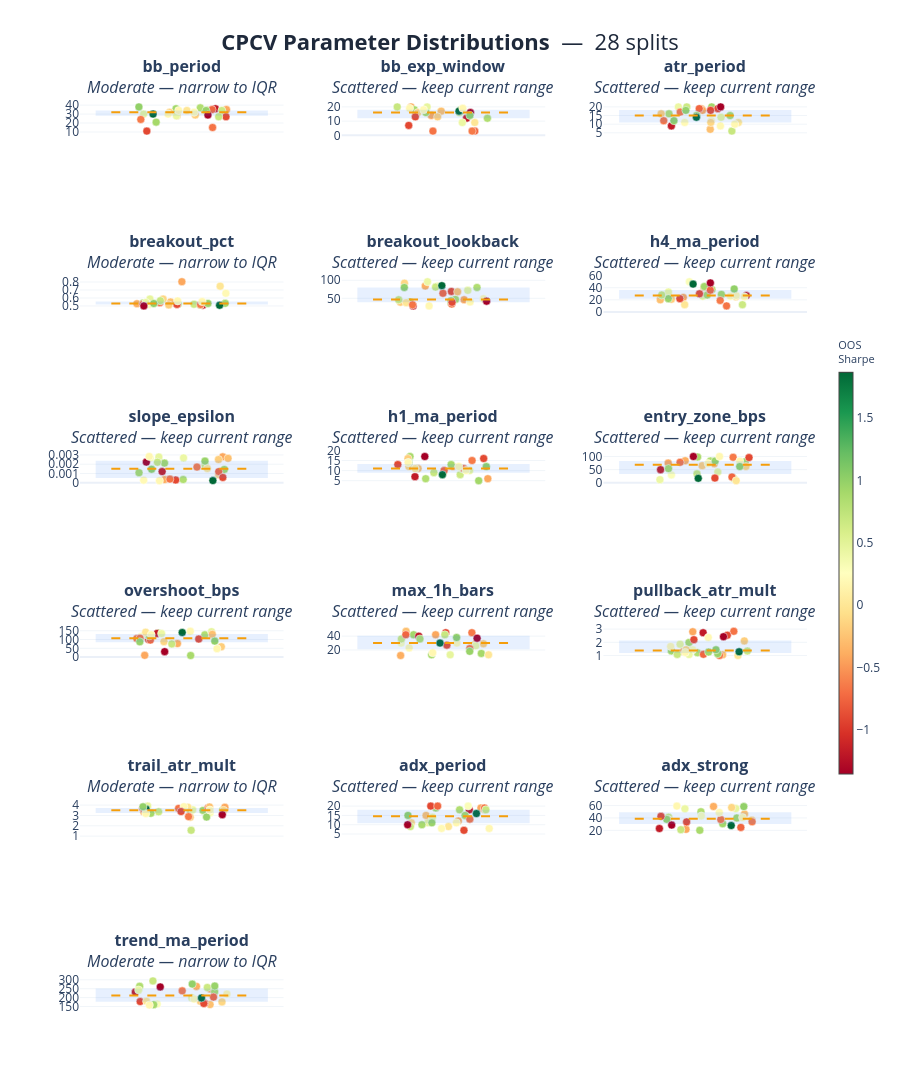

The code cell stored with this chart in its notebook:
### Markdown cell above
### Parameter Distributions

One subplot per free parameter. Each dot is one split's best value, jittered horizontally
and **coloured by that split's OOS Sharpe** (red = low, green = high).

- **IQR band** (shaded blue) — the middle 50% of optimised values across splits.
- **Median line** (amber dashed) — the central tendency.
- **Subplot subtitle** — CV verdict (Stable / Moderate / Scattered) and recommended action.

### Code cell
plot_parameter_distributions(results, analysis=analysis);

### Figure 1 — Plotly figure (JSON) as saved in the notebook; plotly's stock layout.template omitted (floating-point values rounded to 4 significant figures)
{"data": [{"hovertemplate": "<b>bb_period</b><br>Value: %{y:.4g}<br>OOS Sharpe: %{marker.color:.2f}<extra></extra>", "marker": {"cmax": 1.868, "cmin": -1.354, "color": [-0.3842, 0.9165, -1.171, 0.8334, 0.4594, -0.4187, 0.2955, 0.8795, -0.904, -0.2704, -0.1211, 0.6633, -0.181, -0.7446, 0.4214, 0.8999, 0.0, -0.6466, -0.6732, 0.1969, 0.9666, 0.1764, -0.8946, 0.6891, -1.354, 1.868, 0.1717, 1.004], "colorbar": {"len": 0.5, "thickness": 14, "title": {"font": {"size": 11}, "text": "OOS<br>Sharpe"}, "x": 1.03}, "colorscale": [[0, "rgb(165,0,38)"], [0.1, "rgb(215,48,39)"], [0.2, "rgb(244,109,67)"], [0.3, "rgb(253,174,97)"], [0.4, "rgb(254,224,139)"], [0.5, "rgb(255,255,191)"], [0.6, "rgb(217,239,139)"], [0.7, "rgb(166,217,106)"], [0.8, "rgb(102,189,99)"], [0.9, "rgb(26,152,80)"], [1, "rgb(0,104,55)"]], "line": {"color": "white", "width": 0.5}, "showscale": true, "size": 8}, "mode": "markers", "showlegend": false, "type": "scatter", "x": [0.1644, -0.03667, 0.2152, 0.1184, -0.2435, 0.2854, 0.1567, 0.1716, -0.2231, -0.02977, -0.07752, 0.2561, 0.08632, 0.1937, -0.03395, -0.1637, 0.03275, -0.2617, 0.1966, 0.079, 0.1549, -0.08728, 0.2824, 0.2359, 0.167, -0.1832, -0.01997, -0.2737], "xaxis": "x", "y": [34.0, 36.0, 36.0, 37.0, 30.0, 35.0, 32.0, 34.0, 11.0, 28.0, 32.0, 34.0, 29.0, 35.0, 28.0, 21.0, 34.0, 24.0, 15.0, 32.0, 34.0, 30.0, 27.0, 27.0, 29.0, 30.0, 34.0, 38.0], "yaxis": "y"}, {"hovertemplate": "<b>bb_exp_window</b><br>Value: %{y:.4g}<br>OOS Sharpe: %{marker.color:.2f}<extra></extra>", "marker": {"cmax": 1.868, "cmin": -1.354, "color": [-0.3842, 0.9165, -1.171, 0.8334, 0.4594, -0.4187, 0.2955, 0.8795, -0.904, -0.2704, -0.1211, 0.6633, -0.181, -0.7446, 0.4214, 0.8999, 0.0, -0.6466, -0.6732, 0.1969, 0.9666, 0.1764, -0.8946, 0.6891, -1.354, 1.868, 0.1717, 1.004], "colorscale": [[0, "rgb(165,0,38)"], [0.1, "rgb(215,48,39)"], [0.2, "rgb(244,109,67)"], [0.3, "rgb(253,174,97)"], [0.4, "rgb(254,224,139)"], [0.5, "rgb(255,255,191)"], [0.6, "rgb(217,239,139)"], [0.7, "rgb(166,217,106)"], [0.8, "rgb(102,189,99)"], [0.9, "rgb(26,152,80)"], [1, "rgb(0,104,55)"]], "line": {"color": "white", "width": 0.5}, "showscale": false, "size": 8}, "mode": "markers", "showlegend": false, "type": "scatter", "x": [-0.2074, 0.1098, 0.1469, 0.2805, -0.1045, -0.07772, -0.01827, -0.1863, -0.222, -0.01458, -0.1639, 0.1019, -0.03771, 0.1996, 0.1202, -0.1126, 0.1994, 0.1829, -0.06751, -0.127, 0.1095, -0.2161, -0.1801, -0.2956, 0.1722, 0.09891, 0.1231, 0.1684], "xaxis": "x2", "y": [20.0, 18.0, 12.0, 12.0, 20.0, 14.0, 17.0, 18.0, 7.0, 17.0, 16.0, 16.0, 13.0, 3.0, 9.0, 16.0, 9.0, 3.0, 3.0, 18.0, 17.0, 19.0, 13.0, 20.0, 16.0, 17.0, 19.0, 14.0], "yaxis": "y2"}, {"hovertemplate": "<b>atr_period</b><br>Value: %{y:.4g}<br>OOS Sharpe: %{marker.color:.2f}<extra></extra>", "marker": {"cmax": 1.868, "cmin": -1.354, "color": [-0.3842, 0.9165, -1.171, 0.8334, 0.4594, -0.4187, 0.2955, 0.8795, -0.904, -0.2704, -0.1211, 0.6633, -0.181, -0.7446, 0.4214, 0.8999, 0.0, -0.6466, -0.6732, 0.1969, 0.9666, 0.1764, -0.8946, 0.6891, -1.354, 1.868, 0.1717, 1.004], "colorscale": [[0, "rgb(165,0,38)"], [0.1, "rgb(215,48,39)"], [0.2, "rgb(244,109,67)"], [0.3, "rgb(253,174,97)"], [0.4, "rgb(254,224,139)"], [0.5, "rgb(255,255,191)"], [0.6, "rgb(217,239,139)"], [0.7, "rgb(166,217,106)"], [0.8, "rgb(102,189,99)"], [0.9, "rgb(26,152,80)"], [1, "rgb(0,104,55)"]], "line": {"color": "white", "width": 0.5}, "showscale": false, "size": 8}, "mode": "markers", "showlegend": false, "type": "scatter", "x": [-0.02465, 0.04124, -0.2161, -0.2313, 0.101, -0.01734, 0.03914, 0.159, 0.08083, 0.03215, 0.03552, -0.1176, -0.2815, -0.03797, -0.1712, -0.05488, 0.212, -0.1596, -0.265, -0.1312, -0.1238, 0.09715, 0.03422, 0.1703, 0.09859, -0.05617, 0.1884, -0.1998], "xaxis": "x3", "y": [19.0, 20.0, 9.0, 16.0, 14.0, 18.0, 12.0, 15.0, 19.0, 7.0, 11.0, 20.0, 16.0, 19.0, 20.0, 15.0, 11.0, 17.0, 12.0, 11.0, 18.0, 9.0, 18.0, 6.0, 20.0, 14.0, 10.0, 12.0], "yaxis": "y3"}, {"hovertemplate": "<b>breakout_pct</b><br>Value: %{y:.4g}<br>OOS Sharpe: %{marker.color:.2f}<extra></extra>", "marker": {"cmax": 1.868, "cmin": -1.354, "color": [-0.3842, 0.9165, -1.171, 0.8334, 0.4594, -0.4187, 0.2955, 0.8795, -0.904, -0.2704, -0.1211, 0.6633, -0.181, -0.7446, 0.4214, 0.8999, 0.0, -0.6466, -0.6732, 0.1969, 0.9666, 0.1764, -0.8946, 0.6891, -1.354, 1.868, 0.1717, 1.004], "colorscale": [[0, "rgb(165,0,38)"], [0.1, "rgb(215,48,39)"], [0.2, "rgb(244,109,67)"], [0.3, "rgb(253,174,97)"], [0.4, "rgb(254,224,139)"], [0.5, "rgb(255,255,191)"], [0.6, "rgb(217,239,139)"], [0.7, "rgb(166,217,106)"], [0.8, "rgb(102,189,99)"], [0.9, "rgb(26,152,80)"], [1, "rgb(0,104,55)"]], "line": {"color": "white", "width": 0.5}, "showscale": false, "size": 8}, "mode": "markers", "showlegend": false, "type": "scatter", "x": [-0.2864, -0.246, 0.1334, -0.02287, -0.2032, 0.0006269, -0.2086, 0.1178, -0.03231, -0.07139, -0.1191, 0.07817, -0.08291, -0.2474, -0.2292, 0.2771, 0.2451, 0.1198, -0.1405, 0.2815, 0.1673, 0.1301, -0.03038, -0.1367, -0.2422, 0.2416, -0.02653, -0.1786], "xaxis": "x4", "y": [0.5281, 0.5385, 0.5096, 0.5254, 0.5865, 0.804, 0.5194, 0.5109, 0.5254, 0.5499, 0.5866, 0.5219, 0.5134, 0.522, 0.5441, 0.5326, 0.7479, 0.5174, 0.5411, 0.6586, 0.5313, 0.5549, 0.519, 0.5656, 0.5008, 0.5089, 0.5629, 0.5303], "yaxis": "y4"}, {"hovertemplate": "<b>breakout_lookback</b><br>Value: %{y:.4g}<br>OOS Sharpe: %{marker.color:.2f}<extra></extra>", "marker": {"cmax": 1.868, "cmin": -1.354, "color": [-0.3842, 0.9165, -1.171, 0.8334, 0.4594, -0.4187, 0.2955, 0.8795, -0.904, -0.2704, -0.1211, 0.6633, -0.181, -0.7446, 0.4214, 0.8999, 0.0, -0.6466, -0.6732, 0.1969, 0.9666, 0.1764, -0.8946, 0.6891, -1.354, 1.868, 0.1717, 1.004], "colorscale": [[0, "rgb(165,0,38)"], [0.1, "rgb(215,48,39)"], [0.2, "rgb(244,109,67)"], [0.3, "rgb(253,174,97)"], [0.4, "rgb(254,224,139)"], [0.5, "rgb(255,255,191)"], [0.6, "rgb(217,239,139)"], [0.7, "rgb(166,217,106)"], [0.8, "rgb(102,189,99)"], [0.9, "rgb(26,152,80)"], [1, "rgb(0,104,55)"]], "line": {"color": "white", "width": 0.5}, "showscale": false, "size": 8}, "mode": "markers", "showlegend": false, "type": "scatter", "x": [-0.1164, 0.04753, -0.1939, 0.214, 0.1551, 0.1317, -0.04074, 0.07639, 0.05046, 0.08991, -0.2493, -0.05052, -0.275, -0.003606, -0.1021, -0.2133, -0.238, 0.05259, -0.1976, 0.2551, 0.04864, -0.09188, 0.05455, -0.2863, 0.2751, -0.01062, 0.1696, -0.2504], "xaxis": "x5", "y": [84.0, 37.0, 29.0, 80.0, 72.0, 46.0, 84.0, 47.0, 69.0, 68.0, 92.0, 81.0, 39.0, 64.0, 96.0, 40.0, 38.0, 34.0, 32.0, 49.0, 43.0, 29.0, 39.0, 46.0, 42.0, 85.0, 40.0, 80.0], "yaxis": "y5"}, {"hovertemplate": "<b>h4_ma_period</b><br>Value: %{y:.4g}<br>OOS Sharpe: %{marker.color:.2f}<extra></extra>", "marker": {"cmax": 1.868, "cmin": -1.354, "color": [-0.3842, 0.9165, -1.171, 0.8334, 0.4594, -0.4187, 0.2955, 0.8795, -0.904, -0.2704, -0.1211, 0.6633, -0.181, -0.7446, 0.4214, 0.8999, 0.0, -0.6466, -0.6732, 0.1969, 0.9666, 0.1764, -0.8946, 0.6891, -1.354, 1.868, 0.1717, 1.004], "colorscale": [[0, "rgb(165,0,38)"], [0.1, "rgb(215,48,39)"], [0.2, "rgb(244,109,67)"], [0.3, "rgb(253,174,97)"], [0.4, "rgb(254,224,139)"], [0.5, "rgb(255,255,191)"], [0.6, "rgb(217,239,139)"], [0.7, "rgb(166,217,106)"], [0.8, "rgb(102,189,99)"], [0.9, "rgb(26,152,80)"], [1, "rgb(0,104,55)"]], "line": {"color": "white", "width": 0.5}, "showscale": false, "size": 8}, "mode": "markers", "showlegend": false, "type": "scatter", "x": [-0.008005, -0.005576, 0.2627, 0.04304, -0.01591, -0.1398, -0.1011, 0.0124, -0.03665, -0.287, 0.1958, 0.2377, -0.2159, 0.03242, -0.2349, 0.1033, -0.1313, 0.09565, 0.1362, 0.1612, -0.2354, 0.2496, -0.1619, -0.2776, 0.03291, -0.07745, 0.1979, 0.185], "xaxis": "x6", "y": [41.0, 42.0, 27.0, 37.0, 26.0, 24.0, 50.0, 28.0, 30.0, 20.0, 25.0, 12.0, 21.0, 36.0, 33.0, 29.0, 12.0, 19.0, 10.0, 26.0, 22.0, 25.0, 22.0, 28.0, 48.0, 46.0, 27.0, 38.0], "yaxis": "y6"}, {"hovertemplate": "<b>slope_epsilon</b><br>Value: %{y:.4g}<br>OOS Sharpe: %{marker.color:.2f}<extra></extra>", "marker": {"cmax": 1.868, "cmin": -1.354, "color": [-0.3842, 0.9165, -1.171, 0.8334, 0.4594, -0.4187, 0.2955, 0.8795, -0.904, -0.2704, -0.1211, 0.6633, -0.181, -0.7446, 0.4214, 0.8999, 0.0, -0.6466, -0.6732, 0.1969, 0.9666, 0.1764, -0.8946, 0.6891, -1.354, 1.868, 0.1717, 1.004], "colorscale": [[0, "rgb(165,0,38)"], [0.1, "rgb(215,48,39)"], [0.2, "rgb(244,109,67)"], [0.3, "rgb(253,174,97)"], [0.4, "rgb(254,224,139)"], [0.5, "rgb(255,255,191)"], [0.6, "rgb(217,239,139)"], [0.7, "rgb(166,217,106)"], [0.8, "rgb(102,189,99)"], [0.9, "rgb(26,152,80)"], [1, "rgb(0,104,55)"]], "line": {"color": "white", "width": 0.5}, "showscale": false, "size": 8}, "mode": "markers", "showlegend": false, "type": "scatter", "x": [-0.1097, 0.2717, -0.1254, 0.009034, -0.1464, 0.2616, -0.2012, -0.2731, -0.03894, 0.2954, 0.235, 0.1492, 0.2345, 0.2361, 0.01132, -0.1104, 0.1632, 0.097, -0.07581, -0.2433, 0.1481, -0.1425, 0.2621, -0.1554, -0.2263, 0.1987, -0.208, -0.1924], "xaxis": "x7", "y": [0.0003431, 0.001438, 0.001204, 0.0003474, 0.002776, 0.002797, 0.002659, 0.001083, 0.0003019, 0.002636, 0.0008653, 0.001914, 0.002506, 0.0012, 0.002682, 0.002122, 0.001543, 0.001694, 0.0003925, 0.0002807, 0.002336, 0.0002215, 0.0005706, 0.002219, 0.002227, 0.0002338, 0.002834, 0.001459], "yaxis": "y7"}, {"hovertemplate": "<b>h1_ma_period</b><br>Value: %{y:.4g}<br>OOS Sharpe: %{marker.color:.2f}<extra></extra>", "marker": {"cmax": 1.868, "cmin": -1.354, "color": [-0.3842, 0.9165, -1.171, 0.8334, 0.4594, -0.4187, 0.2955, 0.8795, -0.904, -0.2704, -0.1211, 0.6633, -0.181, -0.7446, 0.4214, 0.8999, 0.0, -0.6466, -0.6732, 0.1969, 0.9666, 0.1764, -0.8946, 0.6891, -1.354, 1.868, 0.1717, 1.004], "colorscale": [[0, "rgb(165,0,38)"], [0.1, "rgb(215,48,39)"], [0.2, "rgb(244,109,67)"], [0.3, "rgb(253,174,97)"], [0.4, "rgb(254,224,139)"], [0.5, "rgb(255,255,191)"], [0.6, "rgb(217,239,139)"], [0.7, "rgb(166,217,106)"], [0.8, "rgb(102,189,99)"], [0.9, "rgb(26,152,80)"], [1, "rgb(0,104,55)"]], "line": {"color": "white", "width": 0.5}, "showscale": false, "size": 8}, "mode": "markers", "showlegend": false, "type": "scatter", "x": [0.05963, 0.2247, -0.1821, -0.1138, 0.1664, 0.2831, 0.0004447, -0.2137, -0.2916, -0.1622, -0.2209, 0.1066, -0.2269, 0.003798, 0.1166, 0.04867, -0.1801, 0.1825, 0.1292, 0.1434, -0.2214, -0.2257, 0.2565, -0.06145, -0.1194, -0.00685, 0.09772, 0.2734], "xaxis": "x8", "y": [12.0, 5.0, 7.0, 6.0, 10.0, 6.0, 9.0, 17.0, 13.0, 11.0, 12.0, 8.0, 16.0, 10.0, 11.0, 13.0, 11.0, 15.0, 11.0, 10.0, 14.0, 14.0, 16.0, 9.0, 17.0, 8.0, 12.0, 12.0], "yaxis": "y8"}, {"hovertemplate": "<b>entry_zone_bps</b><br>Value: %{y:.4g}<br>OOS Sharpe: %{marker.color:.2f}<extra></extra>", "marker": {"cmax": 1.868, "cmin": -1.354, "color": [-0.3842, 0.9165, -1.171, 0.8334, 0.4594, -0.4187, 0.2955, 0.8795, -0.904, -0.2704, -0.1211, 0.6633, -0.181, -0.7446, 0.4214, 0.8999, 0.0, -0.6466, -0.6732, 0.1969, 0.9666, 0.1764, -0.8946, 0.6891, -1.354, 1.868, 0.1717, 1.004], "colorscale": [[0, "rgb(165,0,38)"], [0.1, "rgb(215,48,39)"], [0.2, "rgb(244,109,67)"], [0.3, "rgb(253,174,97)"], [0.4, "rgb(254,224,139)"], [0.5, "rgb(255,255,191)"], [0.6, "rgb(217,239,139)"], [0.7, "rgb(166,217,106)"], [0.8, "rgb(102,189,99)"], [0.9, "rgb(26,152,80)"], [1, "rgb(0,104,55)"]], "line": {"color": "white", "width": 0.5}, "showscale": false, "size": 8}, "mode": "markers", "showlegend": false, "type": "scatter", "x": [-0.1281, 0.2549, -0.2851, 0.03312, 0.08039, -0.2365, -0.2158, -0.04853, 0.2797, 0.05763, 0.2598, 0.1826, -0.01957, 0.1709, -0.2893, -0.2345, 0.1977, 0.1781, -0.1604, 0.01846, 0.06361, 0.2206, 0.06186, -0.05246, -0.07549, -0.04447, 0.09116, 0.2205], "xaxis": "x9", "y": [84.0, 80.0, 50.0, 83.0, 41.0, 75.0, 30.0, 98.0, 96.0, 72.0, 62.0, 16.0, 65.0, 22.0, 12.0, 54.0, 8.0, 97.0, 78.0, 73.0, 83.0, 82.0, 18.0, 34.0, 100.0, 17.0, 100.0, 62.0], "yaxis": "y9"}, {"hovertemplate": "<b>overshoot_bps</b><br>Value: %{y:.4g}<br>OOS Sharpe: %{marker.color:.2f}<extra></extra>", "marker": {"cmax": 1.868, "cmin": -1.354, "color": [-0.3842, 0.9165, -1.171, 0.8334, 0.4594, -0.4187, 0.2955, 0.8795, -0.904, -0.2704, -0.1211, 0.6633, -0.181, -0.7446, 0.4214, 0.8999, 0.0, -0.6466, -0.6732, 0.1969, 0.9666, 0.1764, -0.8946, 0.6891, -1.354, 1.868, 0.1717, 1.004], "colorscale": [[0, "rgb(165,0,38)"], [0.1, "rgb(215,48,39)"], [0.2, "rgb(244,109,67)"], [0.3, "rgb(253,174,97)"], [0.4, "rgb(254,224,139)"], [0.5, "rgb(255,255,191)"], [0.6, "rgb(217,239,139)"], [0.7, "rgb(166,217,106)"], [0.8, "rgb(102,189,99)"], [0.9, "rgb(26,152,80)"], [1, "rgb(0,104,55)"]], "line": {"color": "white", "width": 0.5}, "showscale": false, "size": 8}, "mode": "markers", "showlegend": false, "type": "scatter", "x": [-0.02766, -0.1513, -0.158, 0.1476, 0.1899, -0.2368, -0.2601, 0.05666, -0.2123, 0.1948, -0.1138, -0.2137, 0.2526, -0.2007, -0.1292, -0.2078, -0.2307, -0.2873, -0.2668, -0.1952, -0.268, 0.05469, 0.1084, -0.06382, -0.1092, 0.002716, 0.225, 0.2107], "xaxis": "x10", "y": [77.0, 138.0, 135.0, 127.0, 145.0, 10.0, 118.0, 9.0, 100.0, 130.0, 88.0, 123.0, 59.0, 97.0, 134.0, 121.0, 142.0, 106.0, 108.0, 127.0, 87.0, 147.0, 103.0, 75.0, 31.0, 140.0, 48.0, 91.0], "yaxis": "y10"}, {"hovertemplate": "<b>max_1h_bars</b><br>Value: %{y:.4g}<br>OOS Sharpe: %{marker.color:.2f}<extra></extra>", "marker": {"cmax": 1.868, "cmin": -1.354, "color": [-0.3842, 0.9165, -1.171, 0.8334, 0.4594, -0.4187, 0.2955, 0.8795, -0.904, -0.2704, -0.1211, 0.6633, -0.181, -0.7446, 0.4214, 0.8999, 0.0, -0.6466, -0.6732, 0.1969, 0.9666, 0.1764, -0.8946, 0.6891, -1.354, 1.868, 0.1717, 1.004], "colorscale": [[0, "rgb(165,0,38)"], [0.1, "rgb(215,48,39)"], [0.2, "rgb(244,109,67)"], [0.3, "rgb(253,174,97)"], [0.4, "rgb(254,224,139)"], [0.5, "rgb(255,255,191)"], [0.6, "rgb(217,239,139)"], [0.7, "rgb(166,217,106)"], [0.8, "rgb(102,189,99)"], [0.9, "rgb(26,152,80)"], [1, "rgb(0,104,55)"]], "line": {"color": "white", "width": 0.5}, "showscale": false, "size": 8}, "mode": "markers", "showlegend": false, "type": "scatter", "x": [-0.2739, -0.1911, -0.158, -0.1504, 0.04274, -0.05024, -0.2704, -0.07583, 0.01425, -0.239, 0.2001, -0.2688, 0.2549, -0.2405, 0.2061, 0.2416, 0.2877, 0.1812, 0.1677, 0.08549, 0.1674, -0.2193, 0.02164, 0.008534, 0.2145, -0.02232, -0.06895, 0.08374], "xaxis": "x11", "y": [12.0, 42.0, 40.0, 36.0, 13.0, 42.0, 30.0, 13.0, 45.0, 47.0, 28.0, 36.0, 29.0, 42.0, 26.0, 15.0, 13.0, 45.0, 22.0, 30.0, 18.0, 23.0, 27.0, 42.0, 37.0, 30.0, 16.0, 38.0], "yaxis": "y11"}, {"hovertemplate": "<b>pullback_atr_mult</b><br>Value: %{y:.4g}<br>OOS Sharpe: %{marker.color:.2f}<extra></extra>", "marker": {"cmax": 1.868, "cmin": -1.354, "color": [-0.3842, 0.9165, -1.171, 0.8334, 0.4594, -0.4187, 0.2955, 0.8795, -0.904, -0.2704, -0.1211, 0.6633, -0.181, -0.7446, 0.4214, 0.8999, 0.0, -0.6466, -0.6732, 0.1969, 0.9666, 0.1764, -0.8946, 0.6891, -1.354, 1.868, 0.1717, 1.004], "colorscale": [[0, "rgb(165,0,38)"], [0.1, "rgb(215,48,39)"], [0.2, "rgb(244,109,67)"], [0.3, "rgb(253,174,97)"], [0.4, "rgb(254,224,139)"], [0.5, "rgb(255,255,191)"], [0.6, "rgb(217,239,139)"], [0.7, "rgb(166,217,106)"], [0.8, "rgb(102,189,99)"], [0.9, "rgb(26,152,80)"], [1, "rgb(0,104,55)"]], "line": {"color": "white", "width": 0.5}, "showscale": false, "size": 8}, "mode": "markers", "showlegend": false, "type": "scatter", "x": [-0.1401, -0.2161, -0.01327, -0.04987, -0.1605, -0.07949, -0.08016, -0.1035, -0.07232, 0.1114, -0.1219, 0.2693, 0.2498, -0.01145, -0.103, 0.02126, 0.2091, 0.09155, 0.1826, 0.01963, 0.07975, -0.1271, 0.1409, -0.1786, 0.1169, 0.2164, -0.2207, 0.06863], "xaxis": "x12", "y": [1.311, 1.347, 2.725, 1.207, 1.856, 2.802, 1.43, 1.99, 2.197, 1.052, 1.439, 1.34, 2.104, 1.091, 1.071, 1.263, 1.002, 1.001, 2.833, 2.365, 1.143, 1.238, 2.539, 1.083, 2.424, 1.283, 1.685, 1.434], "yaxis": "y12"}, {"hovertemplate": "<b>trail_atr_mult</b><br>Value: %{y:.4g}<br>OOS Sharpe: %{marker.color:.2f}<extra></extra>", "marker": {"cmax": 1.868, "cmin": -1.354, "color": [-0.3842, 0.9165, -1.171, 0.8334, 0.4594, -0.4187, 0.2955, 0.8795, -0.904, -0.2704, -0.1211, 0.6633, -0.181, -0.7446, 0.4214, 0.8999, 0.0, -0.6466, -0.6732, 0.1969, 0.9666, 0.1764, -0.8946, 0.6891, -1.354, 1.868, 0.1717, 1.004], "colorscale": [[0, "rgb(165,0,38)"], [0.1, "rgb(215,48,39)"], [0.2, "rgb(244,109,67)"], [0.3, "rgb(253,174,97)"], [0.4, "rgb(254,224,139)"], [0.5, "rgb(255,255,191)"], [0.6, "rgb(217,239,139)"], [0.7, "rgb(166,217,106)"], [0.8, "rgb(102,189,99)"], [0.9, "rgb(26,152,80)"], [1, "rgb(0,104,55)"]], "line": {"color": "white", "width": 0.5}, "showscale": false, "size": 8}, "mode": "markers", "showlegend": false, "type": "scatter", "x": [-0.2429, 0.1354, -0.2493, 0.2616, -0.2176, 0.2753, 0.1805, 0.05621, 0.1696, 0.1771, 0.2676, -0.148, 0.05405, -0.243, 0.0697, -0.1972, 0.03897, 0.04346, -0.02041, 0.01358, 0.1584, 0.1795, -0.004708, 0.05976, 0.2587, -0.2282, -0.2297, -0.2474], "xaxis": "x13", "y": [3.36, 3.485, 3.72, 3.53, 3.903, 3.789, 3.243, 3.434, 3.738, 3.821, 3.494, 3.348, 2.835, 3.648, 3.543, 3.208, 3.799, 2.888, 3.677, 3.852, 2.845, 3.523, 3.378, 1.564, 3.074, 3.617, 3.196, 3.836], "yaxis": "y13"}, {"hovertemplate": "<b>adx_period</b><br>Value: %{y:.4g}<br>OOS Sharpe: %{marker.color:.2f}<extra></extra>", "marker": {"cmax": 1.868, "cmin": -1.354, "color": [-0.3842, 0.9165, -1.171, 0.8334, 0.4594, -0.4187, 0.2955, 0.8795, -0.904, -0.2704, -0.1211, 0.6633, -0.181, -0.7446, 0.4214, 0.8999, 0.0, -0.6466, -0.6732, 0.1969, 0.9666, 0.1764, -0.8946, 0.6891, -1.354, 1.868, 0.1717, 1.004], "colorscale": [[0, "rgb(165,0,38)"], [0.1, "rgb(215,48,39)"], [0.2, "rgb(244,109,67)"], [0.3, "rgb(253,174,97)"], [0.4, "rgb(254,224,139)"], [0.5, "rgb(255,255,191)"], [0.6, "rgb(217,239,139)"], [0.7, "rgb(166,217,106)"], [0.8, "rgb(102,189,99)"], [0.9, "rgb(26,152,80)"], [1, "rgb(0,104,55)"]], "line": {"color": "white", "width": 0.5}, "showscale": false, "size": 8}, "mode": "markers", "showlegend": false, "type": "scatter", "x": [0.09472, -0.04884, 0.1646, 0.1027, -0.09982, 0.239, 0.1575, -0.1377, -0.08148, -0.1113, -0.2054, -0.2113, 0.2617, -0.03726, -0.07001, 0.1378, 0.0318, 0.2617, 0.1682, -0.01238, -0.07418, 0.292, 0.1307, 0.2707, -0.2289, 0.2103, 0.08224, -0.2268], "xaxis": "x14", "y": [12.0, 19.0, 18.0, 18.0, 11.0, 19.0, 20.0, 10.0, 20.0, 15.0, 11.0, 9.0, 18.0, 20.0, 14.0, 15.0, 9.0, 19.0, 13.0, 8.0, 11.0, 8.0, 7.0, 18.0, 10.0, 16.0, 11.0, 15.0], "yaxis": "y14"}, {"hovertemplate": "<b>adx_strong</b><br>Value: %{y:.4g}<br>OOS Sharpe: %{marker.color:.2f}<extra></extra>", "marker": {"cmax": 1.868, "cmin": -1.354, "color": [-0.3842, 0.9165, -1.171, 0.8334, 0.4594, -0.4187, 0.2955, 0.8795, -0.904, -0.2704, -0.1211, 0.6633, -0.181, -0.7446, 0.4214, 0.8999, 0.0, -0.6466, -0.6732, 0.1969, 0.9666, 0.1764, -0.8946, 0.6891, -1.354, 1.868, 0.1717, 1.004], "colorscale": [[0, "rgb(165,0,38)"], [0.1, "rgb(215,48,39)"], [0.2, "rgb(244,109,67)"], [0.3, "rgb(253,174,97)"], [0.4, "rgb(254,224,139)"], [0.5, "rgb(255,255,191)"], [0.6, "rgb(217,239,139)"], [0.7, "rgb(166,217,106)"], [0.8, "rgb(102,189,99)"], [0.9, "rgb(26,152,80)"], [1, "rgb(0,104,55)"]], "line": {"color": "white", "width": 0.5}, "showscale": false, "size": 8}, "mode": "markers", "showlegend": false, "type": "scatter", "x": [0.05295, 0.1117, -0.2926, -0.02741, 0.1952, -0.1228, -0.02487, -0.03461, -0.1188, 0.2511, 0.1688, -0.2336, 0.2982, 0.2275, -0.1297, 0.2021, -0.2361, 0.2995, 0.09941, 0.09008, -0.2457, 0.2382, -0.2826, -0.1555, -0.2142, 0.1661, -0.1811, 0.2464], "xaxis": "x15", "y": [58.54, 30.68, 22.92, 50.1, 55.22, 21.54, 43.19, 20.04, 33.64, 46.37, 56.86, 41.18, 36.31, 24.72, 54.77, 39.95, 37.49, 33.8, 37.46, 48.96, 37.77, 40.71, 42.65, 21.01, 28.49, 27.76, 59.16, 58.34], "yaxis": "y15"}, {"hovertemplate": "<b>trend_ma_period</b><br>Value: %{y:.4g}<br>OOS Sharpe: %{marker.color:.2f}<extra></extra>", "marker": {"cmax": 1.868, "cmin": -1.354, "color": [-0.3842, 0.9165, -1.171, 0.8334, 0.4594, -0.4187, 0.2955, 0.8795, -0.904, -0.2704, -0.1211, 0.6633, -0.181, -0.7446, 0.4214, 0.8999, 0.0, -0.6466, -0.6732, 0.1969, 0.9666, 0.1764, -0.8946, 0.6891, -1.354, 1.868, 0.1717, 1.004], "colorscale": [[0, "rgb(165,0,38)"], [0.1, "rgb(215,48,39)"], [0.2, "rgb(244,109,67)"], [0.3, "rgb(253,174,97)"], [0.4, "rgb(254,224,139)"], [0.5, "rgb(255,255,191)"], [0.6, "rgb(217,239,139)"], [0.7, "rgb(166,217,106)"], [0.8, "rgb(102,189,99)"], [0.9, "rgb(26,152,80)"], [1, "rgb(0,104,55)"]], "line": {"color": "white", "width": 0.5}, "showscale": false, "size": 8}, "mode": "markers", "showlegend": false, "type": "scatter", "x": [0.09376, -0.2783, -0.2967, -0.269, 0.06356, 0.1809, -0.1569, 0.2096, -0.2657, 0.1806, 0.2567, 0.1633, 0.1189, 0.2028, -0.2759, -0.1789, -0.225, 0.002719, 0.1471, 0.07801, 0.2107, -0.2069, 0.1408, -0.1842, -0.1375, 0.1259, 0.2881, 0.06693], "xaxis": "x16", "y": [263.0, 242.0, 231.0, 264.0, 200.0, 249.0, 164.0, 233.0, 178.0, 161.0, 176.0, 257.0, 179.0, 203.0, 243.0, 160.0, 179.0, 238.0, 168.0, 192.0, 265.0, 158.0, 167.0, 294.0, 260.0, 198.0, 220.0, 276.0], "yaxis": "y16"}], "layout": {"annotations": [{"font": {"size": 16}, "showarrow": false, "text": "<b>bb_period</b><br><i>Moderate — narrow to IQR</i>", "x": 0.14, "xanchor": "center", "xref": "paper", "y": 1.0, "yanchor": "bottom", "yref": "paper"}, {"font": {"size": 16}, "showarrow": false, "text": "<b>bb_exp_window</b><br><i>Scattered — keep current range</i>", "x": 0.5, "xanchor": "center", "xref": "paper", "y": 1.0, "yanchor": "bottom", "yref": "paper"}, {"font": {"size": 16}, "showarrow": false, "text": "<b>atr_period</b><br><i>Scattered — keep current range</i>", "x": 0.86, "xanchor": "center", "xref": "paper", "y": 1.0, "yanchor": "bottom", "yref": "paper"}, {"font": {"size": 16}, "showarrow": false, "text": "<b>breakout_pct</b><br><i>Moderate — narrow to IQR</i>", "x": 0.14, "xanchor": "center", "xref": "paper", "y": 0.8083, "yanchor": "bottom", "yref": "paper"}, {"font": {"size": 16}, "showarrow": false, "text": "<b>breakout_lookback</b><br><i>Scattered — keep current range</i>", "x": 0.5, "xanchor": "center", "xref": "paper", "y": 0.8083, "yanchor": "bottom", "yref": "paper"}, {"font": {"size": 16}, "showarrow": false, "text": "<b>h4_ma_period</b><br><i>Scattered — keep current range</i>", "x": 0.86, "xanchor": "center", "xref": "paper", "y": 0.8083, "yanchor": "bottom", "yref": "paper"}, {"font": {"size": 16}, "showarrow": false, "text": "<b>slope_epsilon</b><br><i>Scattered — keep current range</i>", "x": 0.14, "xanchor": "center", "xref": "paper", "y": 0.6167, "yanchor": "bottom", "yref": "paper"}, {"font": {"size": 16}, "showarrow": false, "text": "<b>h1_ma_period</b><br><i>Scattered — keep current range</i>", "x": 0.5, "xanchor": "center", "xref": "paper", "y": 0.6167, "yanchor": "bottom", "yref": "paper"}, {"font": {"size": 16}, "showarrow": false, "text": "<b>entry_zone_bps</b><br><i>Scattered — keep current range</i>", "x": 0.86, "xanchor": "center", "xref": "paper", "y": 0.6167, "yanchor": "bottom", "yref": "paper"}, {"font": {"size": 16}, "showarrow": false, "text": "<b>overshoot_bps</b><br><i>Scattered — keep current range</i>", "x": 0.14, "xanchor": "center", "xref": "paper", "y": 0.425, "yanchor": "bottom", "yref": "paper"}, {"font": {"size": 16}, "showarrow": false, "text": "<b>max_1h_bars</b><br><i>Scattered — keep current range</i>", "x": 0.5, "xanchor": "center", "xref": "paper", "y": 0.425, "yanchor": "bottom", "yref": "paper"}, {"font": {"size": 16}, "showarrow": false, "text": "<b>pullback_atr_mult</b><br><i>Scattered — keep current range</i>", "x": 0.86, "xanchor": "center", "xref": "paper", "y": 0.425, "yanchor": "bottom", "yref": "paper"}, {"font": {"size": 16}, "showarrow": false, "text": "<b>trail_atr_mult</b><br><i>Moderate — narrow to IQR</i>", "x": 0.14, "xanchor": "center", "xref": "paper", "y": 0.2333, "yanchor": "bottom", "yref": "paper"}, {"font": {"size": 16}, "showarrow": false, "text": "<b>adx_period</b><br><i>Scattered — keep current range</i>", "x": 0.5, "xanchor": "center", "xref": "paper", "y": 0.2333, "yanchor": "bottom", "yref": "paper"}, {"font": {"size": 16}, "showarrow": false, "text": "<b>adx_strong</b><br><i>Scattered — keep current range</i>", "x": 0.86, "xanchor": "center", "xref": "paper", "y": 0.2333, "yanchor": "bottom", "yref": "paper"}, {"font": {"size": 16}, "showarrow": false, "text": "<b>trend_ma_period</b><br><i>Moderate — narrow to IQR</i>", "x": 0.14, "xanchor": "center", "xref": "paper", "y": 0.04167, "yanchor": "bottom", "yref": "paper"}], "height": 1860, "legend": {"bgcolor": "rgba(255, 255, 255, 0.9)", "bordercolor": "#cbd5e1", "borderwidth": 1, "x": 0.99, "xanchor": "right", "y": 0.99, "yanchor": "top"}, "margin": {"r": 80}, "shapes": [{"fillcolor": "rgba(59, 130, 246, 0.12)", "line": {"color": "rgba(0,0,0,0)"}, "type": "rect", "x0": -0.55, "x1": 0.55, "xref": "x", "y0": 28, "y1": 34, "yref": "y"}, {"line": {"color": "#f59e0b", "dash": "dash", "width": 2}, "type": "line", "x0": -0.45, "x1": 0.45, "xref": "x", "y0": 32, "y1": 32, "yref": "y"}, {"fillcolor": "rgba(59, 130, 246, 0.12)", "line": {"color": "rgba(0,0,0,0)"}, "type": "rect", "x0": -0.55, "x1": 0.55, "xref": "x2", "y0": 12, "y1": 18, "yref": "y2"}, {"line": {"color": "#f59e0b", "dash": "dash", "width": 2}, "type": "line", "x0": -0.45, "x1": 0.45, "xref": "x2", "y0": 16, "y1": 16, "yref": "y2"}, {"fillcolor": "rgba(59, 130, 246, 0.12)", "line": {"color": "rgba(0,0,0,0)"}, "type": "rect", "x0": -0.55, "x1": 0.55, "xref": "x3", "y0": 11, "y1": 18.25, "yref": "y3"}, {"line": {"color": "#f59e0b", "dash": "dash", "width": 2}, "type": "line", "x0": -0.45, "x1": 0.45, "xref": "x3", "y0": 15, "y1": 15, "yref": "y3"}, {"fillcolor": "rgba(59, 130, 246, 0.12)", "line": {"color": "rgba(0,0,0,0)"}, "type": "rect", "x0": -0.55, "x1": 0.55, "xref": "x4", "y0": 0.5193, "y1": 0.5569, "yref": "y4"}, {"line": {"color": "#f59e0b", "dash": "dash", "width": 2}, "type": "line", "x0": -0.45, "x1": 0.45, "xref": "x4", "y0": 0.5308, "y1": 0.5308, "yref": "y4"}, {"fillcolor": "rgba(59, 130, 246, 0.12)", "line": {"color": "rgba(0,0,0,0)"}, "type": "rect", "x0": -0.55, "x1": 0.55, "xref": "x5", "y0": 39, "y1": 80, "yref": "y5"}, {"line": {"color": "#f59e0b", "dash": "dash", "width": 2}, "type": "line", "x0": -0.45, "x1": 0.45, "xref": "x5", "y0": 46.5, "y1": 46.5, "yref": "y5"}, {"fillcolor": "rgba(59, 130, 246, 0.12)", "line": {"color": "rgba(0,0,0,0)"}, "type": "rect", "x0": -0.55, "x1": 0.55, "xref": "x6", "y0": 22, "y1": 36.25, "yref": "y6"}, {"line": {"color": "#f59e0b", "dash": "dash", "width": 2}, "type": "line", "x0": -0.45, "x1": 0.45, "xref": "x6", "y0": 27, "y1": 27, "yref": "y6"}, {"fillcolor": "rgba(59, 130, 246, 0.12)", "line": {"color": "rgba(0,0,0,0)"}, "type": "rect", "x0": -0.55, "x1": 0.55, "xref": "x7", "y0": 0.0005261, "y1": 0.002379, "yref": "y7"}, {"line": {"color": "#f59e0b", "dash": "dash", "width": 2}, "type": "line", "x0": -0.45, "x1": 0.45, "xref": "x7", "y0": 0.001501, "y1": 0.001501, "yref": "y7"}, {"fillcolor": "rgba(59, 130, 246, 0.12)", "line": {"color": "rgba(0,0,0,0)"}, "type": "rect", "x0": -0.55, "x1": 0.55, "xref": "x8", "y0": 9, "y1": 13.25, "yref": "y8"}, {"line": {"color": "#f59e0b", "dash": "dash", "width": 2}, "type": "line", "x0": -0.45, "x1": 0.45, "xref": "x8", "y0": 11, "y1": 11, "yref": "y8"}, {"fillcolor": "rgba(59, 130, 246, 0.12)", "line": {"color": "rgba(0,0,0,0)"}, "type": "rect", "x0": -0.55, "x1": 0.55, "xref": "x9", "y0": 33, "y1": 83, "yref": "y9"}, {"line": {"color": "#f59e0b", "dash": "dash", "width": 2}, "type": "line", "x0": -0.45, "x1": 0.45, "xref": "x9", "y0": 68.5, "y1": 68.5, "yref": "y9"}, {"fillcolor": "rgba(59, 130, 246, 0.12)", "line": {"color": "rgba(0,0,0,0)"}, "type": "rect", "x0": -0.55, "x1": 0.55, "xref": "x10", "y0": 84.5, "y1": 131, "yref": "y10"}, {"line": {"color": "#f59e0b", "dash": "dash", "width": 2}, "type": "line", "x0": -0.45, "x1": 0.45, "xref": "x10", "y0": 107, "y1": 107, "yref": "y10"}, {"fillcolor": "rgba(59, 130, 246, 0.12)", "line": {"color": "rgba(0,0,0,0)"}, "type": "rect", "x0": -0.55, "x1": 0.55, "xref": "x11", "y0": 21, "y1": 40.5, "yref": "y11"}, {"line": {"color": "#f59e0b", "dash": "dash", "width": 2}, "type": "line", "x0": -0.45, "x1": 0.45, "xref": "x11", "y0": 30, "y1": 30, "yref": "y11"}, {"fillcolor": "rgba(59, 130, 246, 0.12)", "line": {"color": "rgba(0,0,0,0)"}, "type": "rect", "x0": -0.55, "x1": 0.55, "xref": "x12", "y0": 1.191, "y1": 2.127, "yref": "y12"}, {"line": {"color": "#f59e0b", "dash": "dash", "width": 2}, "type": "line", "x0": -0.45, "x1": 0.45, "xref": "x12", "y0": 1.389, "y1": 1.389, "yref": "y12"}, {"fillcolor": "rgba(59, 130, 246, 0.12)", "line": {"color": "rgba(0,0,0,0)"}, "type": "rect", "x0": -0.55, "x1": 0.55, "xref": "x13", "y0": 3.234, "y1": 3.724, "yref": "y13"}, {"line": {"color": "#f59e0b", "dash": "dash", "width": 2}, "type": "line", "x0": -0.45, "x1": 0.45, "xref": "x13", "y0": 3.509, "y1": 3.509, "yref": "y13"}, {"fillcolor": "rgba(59, 130, 246, 0.12)", "line": {"color": "rgba(0,0,0,0)"}, "type": "rect", "x0": -0.55, "x1": 0.55, "xref": "x14", "y0": 10.75, "y1": 18, "yref": "y14"}, {"line": {"color": "#f59e0b", "dash": "dash", "width": 2}, "type": "line", "x0": -0.45, "x1": 0.45, "xref": "x14", "y0": 14.5, "y1": 14.5, "yref": "y14"}, {"fillcolor": "rgba(59, 130, 246, 0.12)", "line": {"color": "rgba(0,0,0,0)"}, "type": "rect", "x0": -0.55, "x1": 0.55, "xref": "x15", "y0": 30.13, "y1": 49.24, "yref": "y15"}, {"line": {"color": "#f59e0b", "dash": "dash", "width": 2}, "type": "line", "x0": -0.45, "x1": 0.45, "xref": "x15", "y0": 38.86, "y1": 38.86, "yref": "y15"}, {"fillcolor": "rgba(59, 130, 246, 0.12)", "line": {"color": "rgba(0,0,0,0)"}, "type": "rect", "x0": -0.55, "x1": 0.55, "xref": "x16", "y0": 177.5, "y1": 251, "yref": "y16"}, {"line": {"color": "#f59e0b", "dash": "dash", "width": 2}, "type": "line", "x0": -0.45, "x1": 0.45, "xref": "x16", "y0": 211.5, "y1": 211.5, "yref": "y16"}], "title": {"font": {"color": "#1E293B", "size": 22}, "text": "<b>CPCV Parameter Distributions</b>  —  28 splits", "x": 0.5, "xanchor": "center"}, "xaxis": {"anchor": "y", "domain": [0, 0.28], "range": [-0.65, 0.65], "showgrid": false, "showticklabels": false, "zeroline": false}, "xaxis10": {"anchor": "y10", "domain": [0, 0.28], "range": [-0.65, 0.65], "showgrid": false, "showticklabels": false, "zeroline": false}, "xaxis11": {"anchor": "y11", "domain": [0.36, 0.64], "range": [-0.65, 0.65], "showgrid": false, "showticklabels": false, "zeroline": false}, "xaxis12": {"anchor": "y12", "domain": [0.72, 1], "range": [-0.65, 0.65], "showgrid": false, "showticklabels": false, "zeroline": false}, "xaxis13": {"anchor": "y13", "domain": [0, 0.28], "range": [-0.65, 0.65], "showgrid": false, "showticklabels": false, "zeroline": false}, "xaxis14": {"anchor": "y14", "domain": [0.36, 0.64], "range": [-0.65, 0.65], "showgrid": false, "showticklabels": false, "zeroline": false}, "xaxis15": {"anchor": "y15", "domain": [0.72, 1], "range": [-0.65, 0.65], "showgrid": false, "showticklabels": false, "zeroline": false}, "xaxis16": {"anchor": "y16", "domain": [0, 0.28], "range": [-0.65, 0.65], "showgrid": false, "showticklabels": false, "zeroline": false}, "xaxis17": {"anchor": "y17", "domain": [0.36, 0.64]}, "xaxis18": {"anchor": "y18", "domain": [0.72, 1]}, "xaxis2": {"anchor": "y2", "domain": [0.36, 0.64], "range": [-0.65, 0.65], "showgrid": false, "showticklabels": false, "zeroline": false}, "xaxis3": {"anchor": "y3", "domain": [0.72, 1], "range": [-0.65, 0.65], "showgrid": false, "showticklabels": false, "zeroline": false}, "xaxis4": {"anchor": "y4", "domain": [0, 0.28], "range": [-0.65, 0.65], "showgrid": false, "showticklabels": false, "zeroline": false}, "xaxis5": {"anchor": "y5", "domain": [0.36, 0.64], "range": [-0.65, 0.65], "showgrid": false, "showticklabels": false, "zeroline": false}, "xaxis6": {"anchor": "y6", "domain": [0.72, 1], "range": [-0.65, 0.65], "showgrid": false, "showticklabels": false, "zeroline": false}, "xaxis7": {"anchor": "y7", "domain": [0, 0.28], "range": [-0.65, 0.65], "showgrid": false, "showticklabels": false, "zeroline": false}, "xaxis8": {"anchor": "y8", "domain": [0.36, 0.64], "range": [-0.65, 0.65], "showgrid": false, "showticklabels": false, "zeroline": false}, "xaxis9": {"anchor": "y9", "domain": [0.72, 1], "range": [-0.65, 0.65], "showgrid": false, "showticklabels": false, "zeroline": false}, "yaxis": {"anchor": "x", "domain": [0.9583, 1.0], "gridcolor": "#f1f5f9", "gridwidth": 1, "showgrid": true}, "yaxis10": {"anchor": "x10", "domain": [0.3833, 0.425], "gridcolor": "#f1f5f9", "gridwidth": 1, "showgrid": true}, "yaxis11": {"anchor": "x11", "domain": [0.3833, 0.425], "gridcolor": "#f1f5f9", "gridwidth": 1, "showgrid": true}, "yaxis12": {"anchor": "x12", "domain": [0.3833, 0.425], "gridcolor": "#f1f5f9", "gridwidth": 1, "showgrid": true}, "yaxis13": {"anchor": "x13", "domain": [0.1917, 0.2333], "gridcolor": "#f1f5f9", "gridwidth": 1, "showgrid": true}, "yaxis14": {"anchor": "x14", "domain": [0.1917, 0.2333], "gridcolor": "#f1f5f9", "gridwidth": 1, "showgrid": true}, "yaxis15": {"anchor": "x15", "domain": [0.1917, 0.2333], "gridcolor": "#f1f5f9", "gridwidth": 1, "showgrid": true}, "yaxis16": {"anchor": "x16", "domain": [0, 0.04167], "gridcolor": "#f1f5f9", "gridwidth": 1, "showgrid": true}, "yaxis17": {"anchor": "x17", "domain": [0, 0.04167]}, "yaxis18": {"anchor": "x18", "domain": [0, 0.04167]}, "yaxis2": {"anchor": "x2", "domain": [0.9583, 1.0], "gridcolor": "#f1f5f9", "gridwidth": 1, "showgrid": true}, "yaxis3": {"anchor": "x3", "domain": [0.9583, 1.0], "gridcolor": "#f1f5f9", "gridwidth": 1, "showgrid": true}, "yaxis4": {"anchor": "x4", "domain": [0.7667, 0.8083], "gridcolor": "#f1f5f9", "gridwidth": 1, "showgrid": true}, "yaxis5": {"anchor": "x5", "domain": [0.7667, 0.8083], "gridcolor": "#f1f5f9", "gridwidth": 1, "showgrid": true}, "yaxis6": {"anchor": "x6", "domain": [0.7667, 0.8083], "gridcolor": "#f1f5f9", "gridwidth": 1, "showgrid": true}, "yaxis7": {"anchor": "x7", "domain": [0.575, 0.6167], "gridcolor": "#f1f5f9", "gridwidth": 1, "showgrid": true}, "yaxis8": {"anchor": "x8", "domain": [0.575, 0.6167], "gridcolor": "#f1f5f9", "gridwidth": 1, "showgrid": true}, "yaxis9": {"anchor": "x9", "domain": [0.575, 0.6167], "gridcolor": "#f1f5f9", "gridwidth": 1, "showgrid": true}}}
